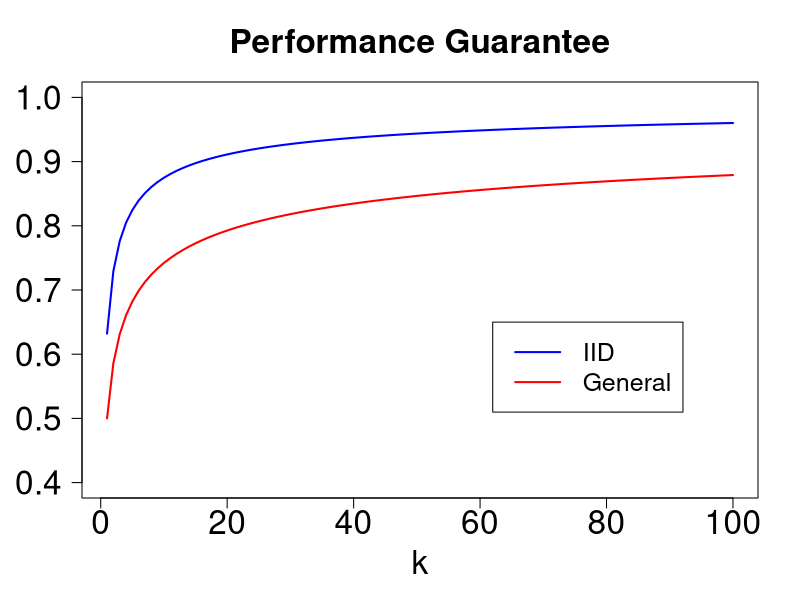
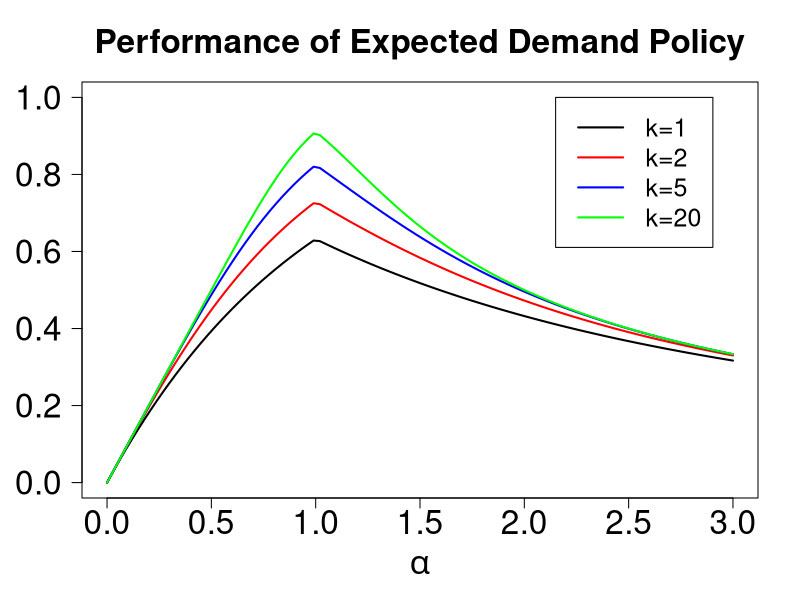

These charts were generated, in order, by the following R code:
## ---- chunk 1
delta_pois = function(lambda,k){return(ppois(k-1,lambda))}
mu_pois = function(lambda,k){
  prob = dpois(0:(k-1),lambda)
  prob = c(prob,1-sum(prob))
  return(sum(prob*c(0:k))/k)
}
guarantee_at_lambda = function(k){
  return(Vectorize(function(lambda){
    return(min(delta_pois(lambda,k),mu_pois(lambda,k)))
  }))
}
guarantee_pois = Vectorize(function(k){
  return(optimize(guarantee_at_lambda(k),interval=c(0,k),maximum=TRUE)$objective)
})
round(guarantee_pois(c(1:10)),3)
## ---- chunk 2
mu_binom = function(n,k,p){
  prob = dbinom(0:(k-1),n,p)
  prob = c(prob,1-sum(prob))
  return(sum(prob*c(0:k))/k)
}
iid_guarantee = Vectorize(function(n,k){return(mu_binom(n,k,k/n))}) #For finite k, n
iid_guarantee_pois = Vectorize(function(k){return(mu_pois(k,k))}) #Limit as n -> \infty
round(iid_guarantee_pois(c(1:10)),3)
## ---- chunk 3
#colors = c('blue','red')
#nMax = 40; plot(NULL,xlim=c(0,nMax),ylim=c(.7,1),las=1,xlab='n',ylab='',main='IID Performance Guarantee')
#k = 2; lines(c(k:nMax),iid_guarantee_finite(c(k:nMax),k),col=colors[k-1])
#k = 3; lines(c(k:nMax),iid_guarantee_finite(c(k:nMax),k),col=colors[k-1])
#legend(nMax/2,1,col=colors,lty=c('solid','solid'),legend = c('k=2','k=3'))
## ---- chunk 4
kVals = c(1:100)
colors = c('blue','red')
plot(NULL,xlim=c(min(kVals),max(kVals)),ylim=c(0.4,1),las=1,xlab='k',ylab='',main='Performance Guarantee',cex.axis=2,cex.lab=2,cex.main=2)
lines(kVals,iid_guarantee_pois(kVals),col=colors[1],lwd=2)
lines(kVals,guarantee_pois(kVals),col=colors[2],lwd=2)
legend(.62*max(kVals),.65,col=colors,lty=c('solid','solid'),lwd=2,legend = c('IID','General'),cex=1.5)
## ---- chunk 5
iid_guarantee_alpha = Vectorize(function(alpha,k){return(mu_pois(alpha*k,k)/max(alpha,1))})
alphaMax = 3
plot(NULL,las=1,xlim=c(0,alphaMax),ylim=c(0,1),xlab=expression(alpha),ylab='',main='Performance of Expected Demand Policy',cex.lab=2,cex.axis=2,cex.main=2)
k = c(1,2,5,20)
colors = c('black','red','blue','green')
for(i in 1:length(k)){
  plot(Vectorize(function(x){return(iid_guarantee_alpha(x,k[i]))}),xlim=c(0,alphaMax),col=colors[i],lwd=2,add=TRUE)
}
legend(2.15,1,col=colors,lty=rep('solid',length(k)),lwd=2,legend=c('k=1','k=2','k=5','k=20'),cex=1.5)
